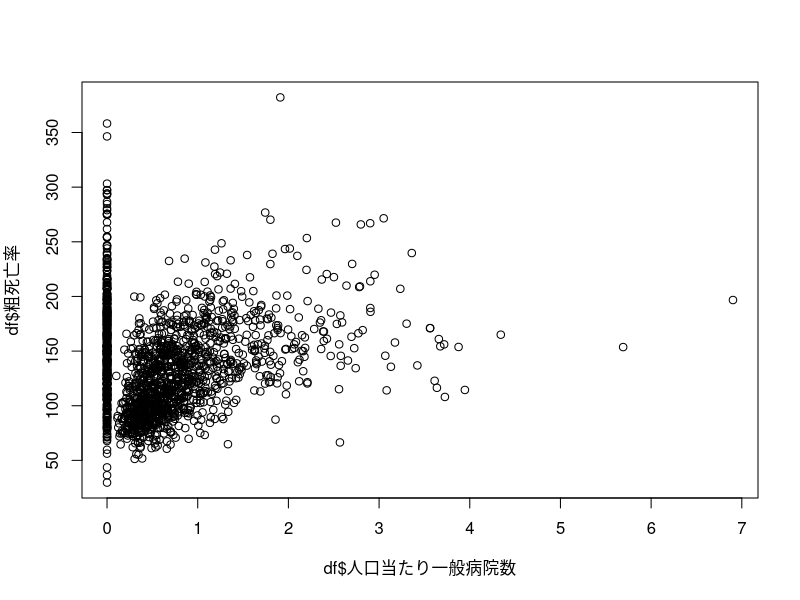
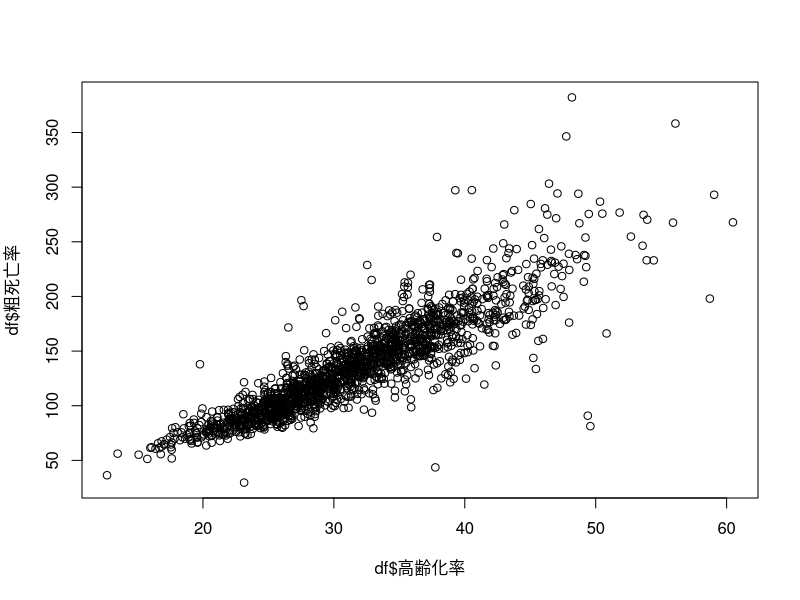
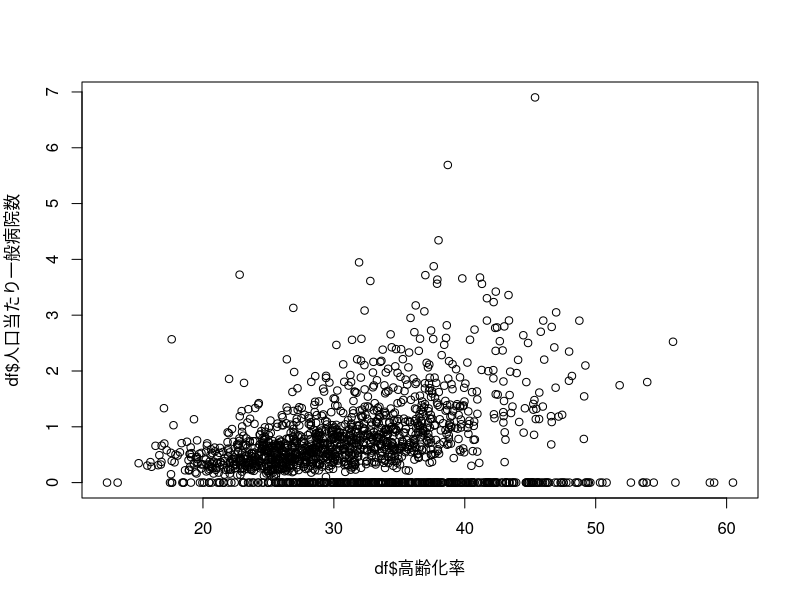

Generate these figures, in order, with R:
df <- read.csv("SSDSE-2019A.csv", fileEncoding = "SJIS")
df <- subset(df, df$都道府県 != "福島県")

df$粗死亡率 <- df$死亡数 / df$総人口 * 10000
df$人口当たり一般病院数 <- df$一般病院数 / df$総人口 * 10000
df$高齢化率 <- df$`６５歳以上人口` / df$総人口 * 100
df$人口密度 <- df$総人口 / df$可住地面積

plot(df$人口当たり一般病院数, df$粗死亡率)

model1 <- lm(粗死亡率 ~ 人口当たり一般病院数, data = df)
summary(model1)

plot(df$高齢化率, df$粗死亡率)
plot(df$高齢化率, df$人口当たり一般病院数)

model2 <- lm(df$粗死亡率 ~ df$人口当たり一般病院数 + df$高齢化率)
model3 <- lm(df$粗死亡率 ~ df$人口当たり一般病院数 + df$高齢化率 + df$人口密度)
summary(model2)
summary(model3)

library(memisc)
results <- mtable(model1, model2, model3, digits = 4)
results
